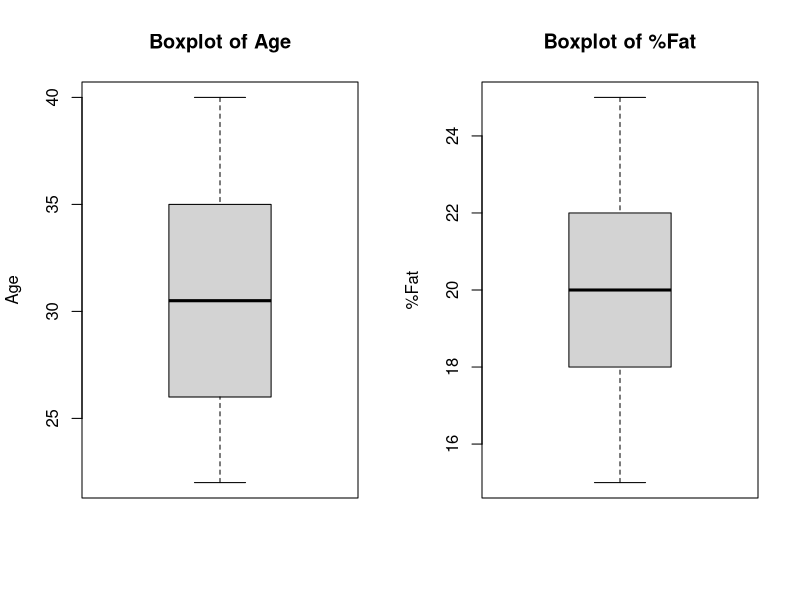
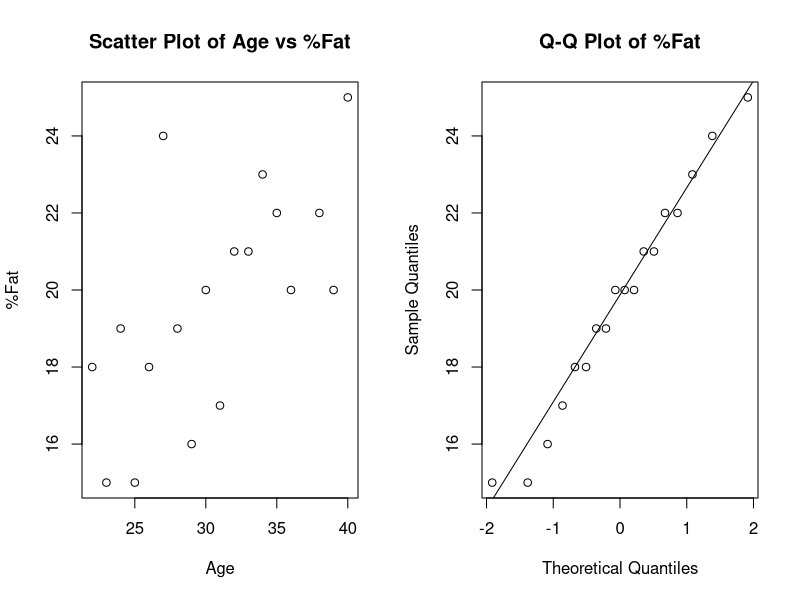

Reproduce these figures in R, in order.
# Load necessary libraries
library(ggplot2)

# Sample data for age and %fat
age <- c(25, 30, 22, 35, 40, 28, 33, 31, 29, 27, 34, 36, 38, 24, 26, 32, 39, 23)
fat <- c(15, 20, 18, 22, 25, 19, 21, 17, 16, 24, 23, 20, 22, 19, 18, 21, 20, 15)

# (a) Calculate mean, median, and standard deviation
age_mean <- mean(age)
age_median <- median(age)
age_sd <- sd(age)

fat_mean <- mean(fat)
fat_median <- median(fat)
fat_sd <- sd(fat)

# Print results
cat("Age - Mean:", age_mean, "Median:", age_median, "SD:", age_sd, "\n")
cat("%Fat - Mean:", fat_mean, "Median:", fat_median, "SD:", fat_sd, "\n")

# (b) Draw boxplots for age and %fat
par(mfrow=c(1,2))
boxplot(age, main="Boxplot of Age", ylab="Age")
boxplot(fat, main="Boxplot of %Fat", ylab="%Fat")

# (c) Draw scatter plot and q-q plot
par(mfrow=c(1,2))
plot(age, fat, main="Scatter Plot of Age vs %Fat", xlab="Age", ylab="%Fat")
qqnorm(fat, main="Q-Q Plot of %Fat")
qqline(fat)
